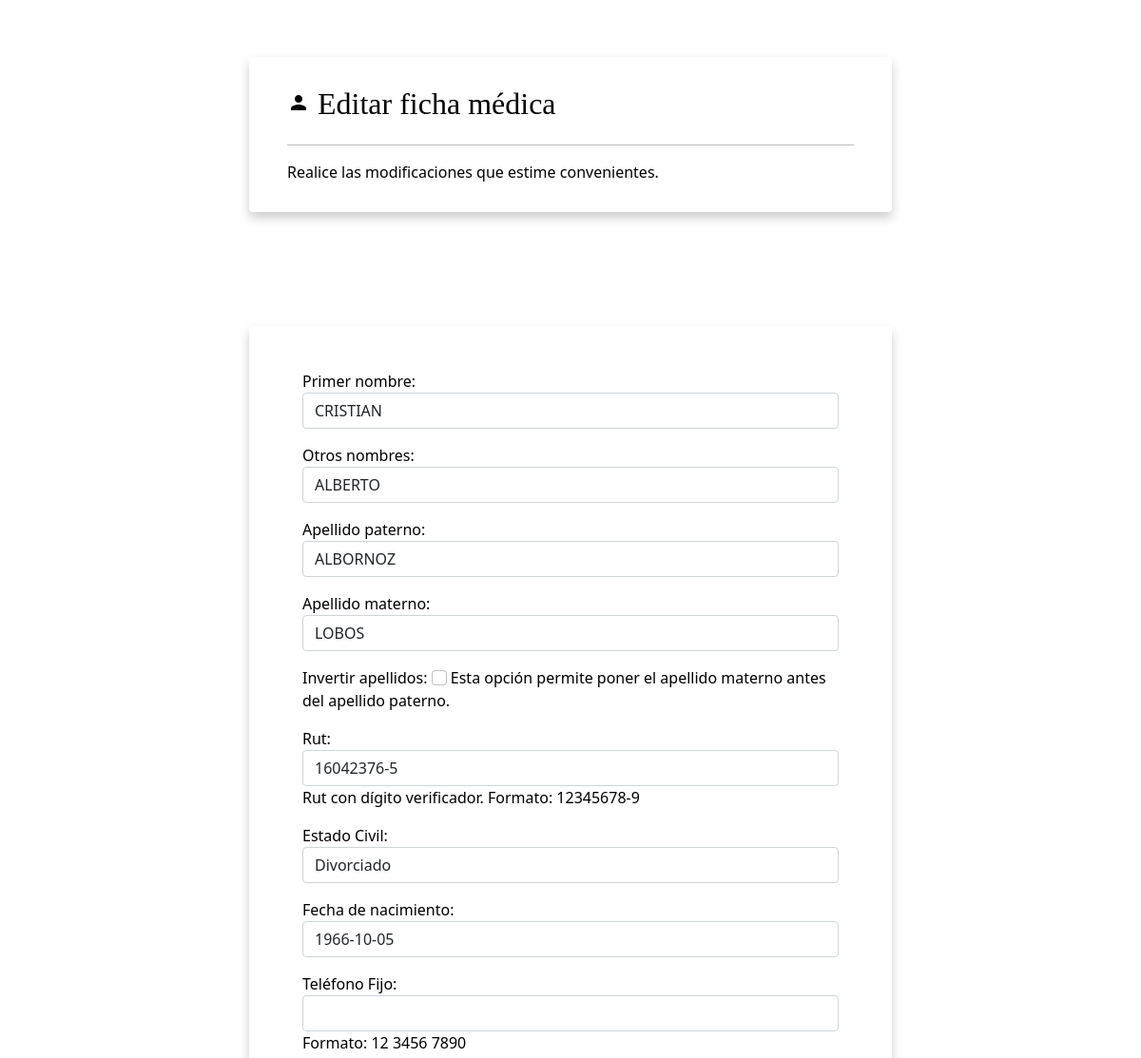
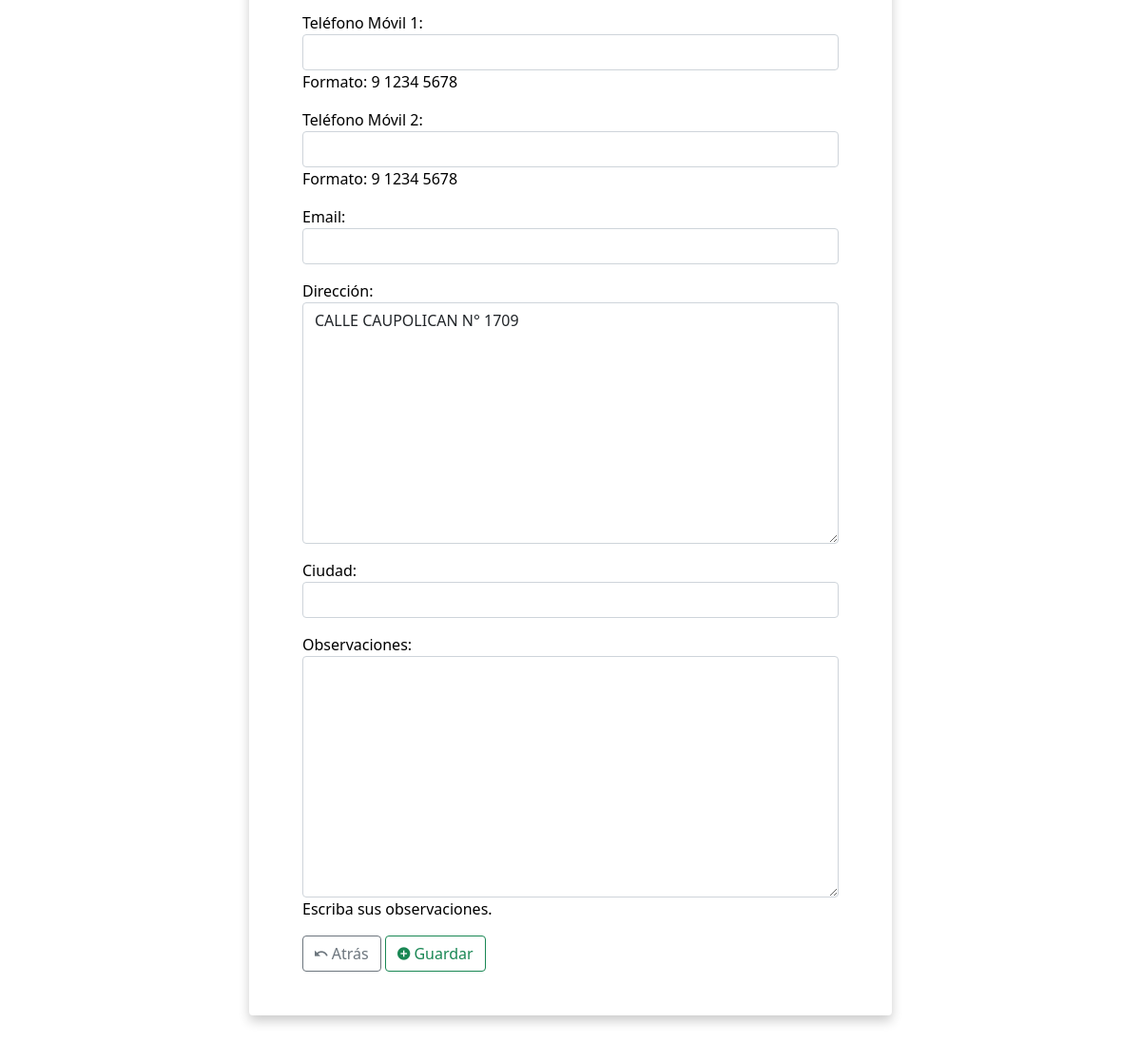
Screenshot of /editar_ficha_medica/2/ (signed in) with the database file from the repository (2 pictures, top to bottom).
### personas/models.py (models this page shows, shortened)
class Persona(models.Model):
    primer_nombre = models.CharField(max_length=50, verbose_name='Primer nombre', help_text='')
    otros_nombres = models.CharField(max_length=50, null=True, blank=True, verbose_name='Otros nombres', help_text='')
    apellido_paterno = models.CharField(max_length=50, verbose_name='Apellido paterno', help_text='')
    apellido_materno = models.CharField(max_length=50, verbose_name='Apellido materno', help_text='')
    invertir_apellidos = models.BooleanField(default=False, null=True, blank=True, verbose_name='Invertir apellidos', help_text='Esta opción permite poner el apellido materno antes del apellido paterno.')
    nombre_completo = models.CharField(max_length=250, null=True, blank=True, verbose_name='Nombre completo', help_text='')
    rut = models.CharField(max_length=10, null=True, blank=True, verbose_name='Rut', help_text='Rut con dígito verificador. Formato: 12345678-9')
    estado_civil = models.CharField(max_length=50, null=True, blank=True, verbose_name='Estado Civil', help_text='')
    fecha_nac = models.DateField(null=True, blank=True, verbose_name='Fecha de nacimiento', help_text='')
    fono_fijo = models.CharField(max_length=10, null=True, blank=True, verbose_name='Teléfono Fijo', help_text='Formato: 12 3456 7890')
    fono_movil1 = models.CharField(max_length=9, null=True, blank=True, verbose_name='Teléfono Móvil 1', help_text='Formato: 9 1234 5678')
    fono_movil2 = models.CharField(max_length=9, null=True, blank=True, verbose_name='Teléfono Móvil 2', help_text='Formato: 9 1234 5678')
    email  = models.EmailField(max_length=250, null=True, blank=True, verbose_name='Email')
    direccion = models.TextField(null=True, blank=True, verbose_name='Dirección', help_text='')
    ciudad = models.CharField(max_length=50, null=True, blank=True, verbose_name='Ciudad', help_text='')
    observaciones = models.TextField(null=True, blank=True, verbose_name='Observaciones', help_text='Escriba sus observaciones.')
    activo  = models.BooleanField(null=True, blank=True, default=True, verbose_name='Activo')
    created = models.DateTimeField(auto_now_add=True, null=True, blank=True, verbose_name='Fecha de creación')
    updated = models.DateTimeField(auto_now=True, null=True, blank=True, verbose_name='Fecha de última modificación')
    deleted = models.DateTimeField(null=True, blank=True, verbose_name='Fecha de desactivación')
    class Meta:
        verbose_name = 'Persona'
        verbose_name_plural = 'Personas'
        ordering = ['-id']

### personas/views.py (the view)
# urls.py: path('editar_ficha_medica/<int:id>/', personas.views.persona_editar, name='persona_editar'),
@login_required(login_url='entrar')
def persona_editar(request, id, *args, **kwargs):
    itemObj = Persona.objects.get(id=id)
    form = Persona_Form(instance=itemObj)
    if request.method == 'POST':
        form = Persona_Form(request.POST, request.FILES, instance=itemObj)
        if form.is_valid():
            form.save()
            return redirect('persona_index')
    context = {
        'page' : 'Editar ficha médica',
        'description' : 'Realice las modificaciones que estime convenientes.',
        'icon' : 'person',
        'singular' : 'ficha médica',
        'plural' : 'fichas médicas',
        'asdf' : asdf,
        'item': itemObj,
        'form': form
    }
    return render(request, 'personas/generic_form.html', context)

### personas/templates/personas/generic_form.html (shortened to what this page needs)
{% extends "base.html" %}
{% load static %}
{% block content %}
      <div class="card page-header">
        <h2 class="page-title"><i class="material-icons">{{ icon }}</i> {{ page }}</h2>
        <hr/>
        <p class="card-text">{{ description }}</p>
      </div>
      <div class="page-content">
        <div class="row">
          <div class="col-md-12">
            <div class="card">
              <div class="card-body">
                  <div class="" >
                    <form action="" method="POST">
                      {{ form.as_p }}
                      <div class="text-right">
                        <a href="javascript: history.go(-1)" class="btn btn-outline-secondary btn-round"><i class="icon md-undo" aria-hidden="true"></i> Atrás </a>
                        <button type="submit" class="btn btn-outline-success btn-round"><i class="icon md-plus-circle" aria-hidden="true"></i> Guardar</button>
                      </div>
                    </form>
                  </div>
              </div>
            </div>
          </div>
        </div>
      </div>
{% endblock content %}

### static/css/style.css (style rules this page uses)
body { color: #000; overflow-x: hidden; height: 100%; background-repeat: no-repeat; background-size: 100% 100%; }
.card { padding: 30px 40px; margin-top: 60px; margin-bottom: 60px; border: none !important; box-shadow: 0 6px 12px 0 rgba(0, 0, 0, 0.2) }
h1, h2 { font-family: 'Bree Serif', serif; }

### rows the page displays
Persona: primer_nombre "CRISTIAN", otros_nombres "ALBERTO", apellido_paterno "ALBORNOZ", apellido_materno "LOBOS", rut "16042376-5", estado_civil "Divorciado", fecha_nac "1966-10-05", direccion "CALLE CAUPOLICAN N° 1709"

### other values shown
{{ page }} "Editar ficha médica"
{{ description }} "Realice las modificaciones que estime convenientes."
